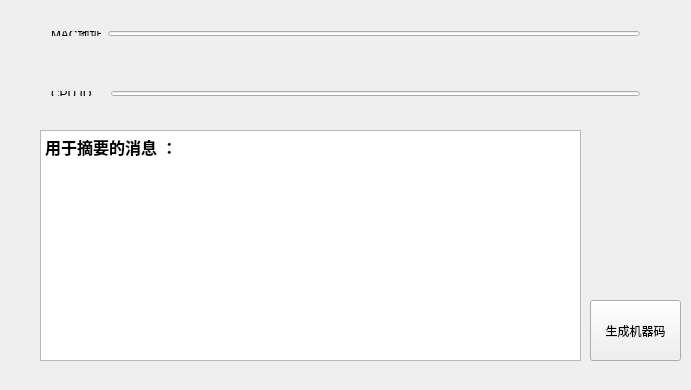
<?xml version="1.0" encoding="UTF-8"?>
<ui version="4.0">
 <class>MainWindow</class>
 <widget class="QMainWindow" name="MainWindow">
  <property name="geometry">
   <rect>
    <x>0</x>
    <y>0</y>
    <width>691</width>
    <height>390</height>
   </rect>
  </property>
  <property name="windowTitle">
   <string>Machine Code Calc</string>
  </property>
  <widget class="QWidget" name="centralWidget">
   <widget class="QWidget" name="layoutWidget">
    <property name="geometry">
     <rect>
      <x>40</x>
      <y>20</y>
      <width>611</width>
      <height>27</height>
     </rect>
    </property>
    <layout class="QHBoxLayout" name="horizontalLayout">
     <item>
      <widget class="QLabel" name="label">
       <property name="styleSheet">
        <string notr="true">font: 75 italic 11pt &quot;Consolas&quot;;</string>
       </property>
       <property name="text">
        <string>MAC地址</string>
       </property>
      </widget>
     </item>
     <item>
      <widget class="QLineEdit" name="lineEdit">
       <property name="styleSheet">
        <string notr="true">font: italic 11pt &quot;Consolas&quot;;
color: rgb(0, 81, 59);</string>
       </property>
      </widget>
     </item>
    </layout>
   </widget>
   <widget class="QPushButton" name="pushButton">
    <property name="geometry">
     <rect>
      <x>590</x>
      <y>300</y>
      <width>91</width>
      <height>61</height>
     </rect>
    </property>
    <property name="styleSheet">
     <string notr="true">font: 75 12pt &quot;Sans&quot;;</string>
    </property>
    <property name="text">
     <string>生成机器码</string>
    </property>
   </widget>
   <widget class="QTextBrowser" name="textBrowser">
    <property name="geometry">
     <rect>
      <x>40</x>
      <y>130</y>
      <width>541</width>
      <height>231</height>
     </rect>
    </property>
    <property name="html">
     <string>&lt;!DOCTYPE HTML PUBLIC &quot;-//W3C//DTD HTML 4.0//EN&quot; &quot;http://www.w3.org/TR/REC-html40/strict.dtd&quot;&gt;
&lt;html&gt;&lt;head&gt;&lt;meta name=&quot;qrichtext&quot; content=&quot;1&quot; /&gt;&lt;style type=&quot;text/css&quot;&gt;
p, li { white-space: pre-wrap; }
&lt;/style&gt;&lt;/head&gt;&lt;body style=&quot; font-family:'Sans'; font-size:10pt; font-weight:400; font-style:normal;&quot;&gt;
&lt;p style=&quot; margin-top:0px; margin-bottom:0px; margin-left:0px; margin-right:0px; -qt-block-indent:0; text-indent:0px;&quot;&gt;&lt;span style=&quot; font-size:12pt; font-weight:600;&quot;&gt;用于摘要的消息 ：&lt;/span&gt;&lt;/p&gt;&lt;/body&gt;&lt;/html&gt;</string>
    </property>
   </widget>
   <widget class="QWidget" name="layoutWidget_2">
    <property name="geometry">
     <rect>
      <x>40</x>
      <y>80</y>
      <width>611</width>
      <height>27</height>
     </rect>
    </property>
    <layout class="QHBoxLayout" name="horizontalLayout_2">
     <item>
      <widget class="QLabel" name="label_2">
       <property name="styleSheet">
        <string notr="true">font: 75 italic 11pt &quot;Consolas&quot;;</string>
       </property>
       <property name="text">
        <string>CPU ID    </string>
       </property>
      </widget>
     </item>
     <item>
      <widget class="QLineEdit" name="lineEdit_2">
       <property name="styleSheet">
        <string notr="true">font: italic 11pt &quot;Consolas&quot;;
color: rgb(0, 81, 59);</string>
       </property>
      </widget>
     </item>
    </layout>
   </widget>
  </widget>
 </widget>
 <layoutdefault spacing="6" margin="11"/>
 <resources/>
 <connections/>
</ui>
